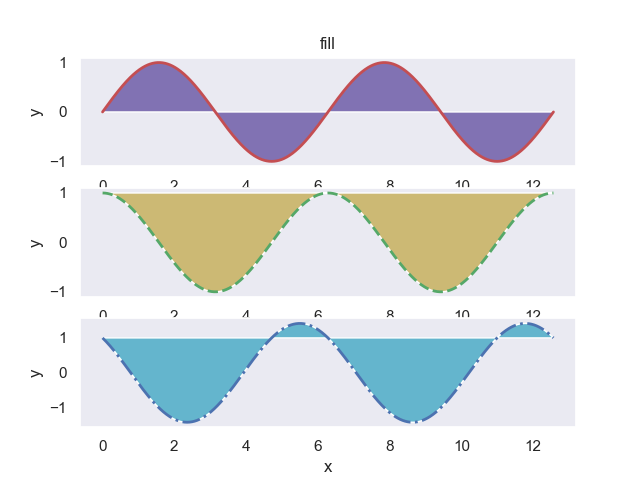

Recreate this plot in Python.
#-----------------------------------
#   CH_12_6_10_EX_1_Pyplot_Fill.py
#-----------------------------------
import numpy as np
import matplotlib.pyplot as plt
#
x = np.linspace(0., 4*np.pi, 721)
ys = np.sin(x)
yc = np.cos(x)
#
fig0 = plt.figure(0)
#----- 繪製 sin(x) 填滿圖
plt.subplot(3,1,1)
plt.plot(x, ys, 'r-', lw = 2)
plt.fill(x, ys, 'm')
plt.xlabel('x')
plt.ylabel('y')
plt.grid()
plt.title('fill')
#----- 繪製 cos(x) 填滿圖
plt.subplot(3,1,2)
plt.plot(x, yc, 'g--', lw = 2)
plt.fill(x, yc, 'y')
plt.xlabel('x')
plt.ylabel('y')
plt.grid()
#----- 繪製 cos(x)-sin(x) 填滿圖
plt.subplot(3,1,3)
plt.plot(x, yc-ys, 'b-.', lw = 2)
plt.fill(x, yc-ys, 'c')
plt.xlabel('x')
plt.ylabel('y')
plt.grid()
#
plt.savefig('CH_12_6_10_EX_1_Pyplot_Fill.png')
plt.show()






































































	


